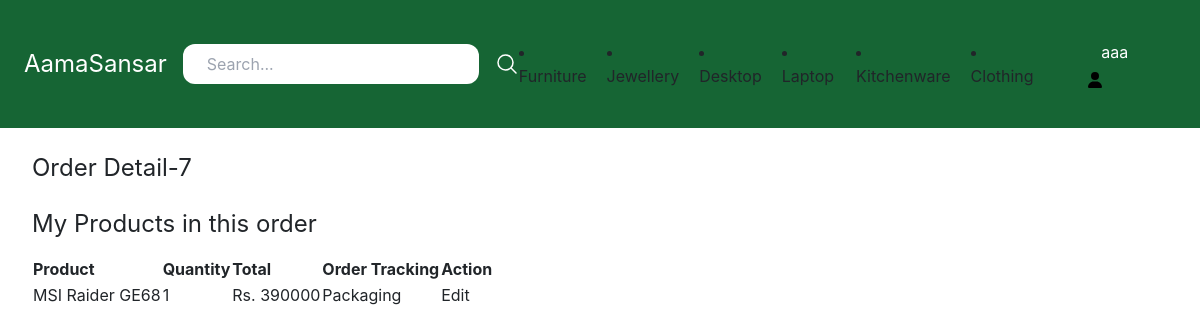
The page /vendor/31/order-detail/7/ (signed in) on the database its author committed.
### store/models.py (models this page shows, shortened)
class Category(models.Model):
    title = models.CharField(max_length=50)
    slug = models.SlugField()
    class Meta:
        verbose_name_plural = 'Categories'

class OrderItem(models.Model):
    order = models.ForeignKey(Order, related_name='items', on_delete=models.CASCADE)
    product = models.ForeignKey(Product, related_name='items', on_delete=models.CASCADE)
    price = models.IntegerField()
    quantity = models.IntegerField(default=1)
    tracking_status = models.CharField(max_length=50, choices=ORDER_TRACKING_CHOICE, default="Order Requested")
    created_by = models.ForeignKey(EcommerceUser, related_name='ordered_item', on_delete=models.CASCADE)
    created_at = models.DateTimeField(auto_now_add=True, blank=True, null=True)

class Order(models.Model):
    first_name = models.CharField(max_length=255)
    last_name = models.CharField(max_length=255)
    address = models.CharField(max_length=255)
    zipcode = models.CharField(max_length=255)
    city = models.CharField(max_length=255)
    total_cost = models.IntegerField(default=0)
    paid_amount = models.IntegerField(blank=True, null=True)
    is_paid = models.BooleanField(default=False)
    merchant_id = created_by = models.CharField(max_length=255)
    created_by = models.ForeignKey(EcommerceUser, related_name='orders', on_delete=models.SET_NULL, null=True)

class Product(models.Model):
    DRAFT = 'Draft'
    WAITING_APPROVAL = 'Waitingapproval'
    ACTIVE = 'Active'
    DELETED = 'Deleted'
    STATUS_CHOICES = (
        (DRAFT, 'Draft'),
        (WAITING_APPROVAL, 'Waiting approval'),
        (ACTIVE, 'Active'),
        (DELETED, 'Deleted')
    )
    user = models.ForeignKey(EcommerceUser, related_name='products', on_delete=models.CASCADE)
    category = models.ForeignKey(Category, related_name='products', on_delete=models.CASCADE)
    title = models.CharField(max_length=50)
    slug = models.SlugField(max_length=50)
    description = models.TextField(blank=True)
    price = models.IntegerField()
    image = models.ImageField(upload_to='uploads/product_images/', blank=True, null=True)
    thumbnail = models.ImageField(upload_to='uploads/product_images/thumbnail/', blank=True, null=True)
    status = models.CharField(max_length=50, choices=STATUS_CHOICES, default=ACTIVE)
    class Meta:
        ordering = ('-price',)

### vendor/models.py (models this page shows)
class EcommerceUser(AbstractUser):
    is_vendor = models.BooleanField(default=False)

### vendor/views.py (the view)
# urls.py: path('<int:user_pk>/order-detail/<int:order_pk>/', views.seller_order_detail, name='seller_order_detail'),
@login_required
def seller_order_detail(request, user_pk, order_pk, *args, **kwargs):
    if request.user.is_authenticated and request.user.is_vendor:
        try:
            has_vendor = VendorDetail.objects.get(vendor_id=request.user.id)
            if has_vendor:
                orderitem = OrderItem.objects.get(pk=order_pk)
                print("sdsd", orderitem)
                return render(request, 'userprofile/seller_order_detail.html', {
                    'orderitem': orderitem,
                })
        except VendorDetail.DoesNotExist:
            return render(request, 'userprofile/vendor_detail_form.html')
    else:
        return render(request, 'registration/login.html')

### store/context_processors.py (called while the page is built)
def cart(request):
    return {'cart': Cart(request)}

### store/templatetags/menu.py (called while the page is built)
@register.inclusion_tag('core/menu.html')
def menu():
    categories = Category.objects.all().order_by('?')
    return {'categories': categories}

### vendor/templates/userprofile/seller_order_detail.html (shortened to what this page needs)
{% extends 'core/base.html' %}
{% block content %}
    <h1 class="mb-6 text-2xl">Order Detail-{{ orderitem.order.id }}</h1>
    <h2 class="mb-3 text-2xl">My Products in this order</h2>
    <div class="flex flex-wrap">
        <table>
            <tr>
                <th>Product</th>
                <th>Quantity</th>
                <th>Total</th>
                <th>Order Tracking</th>
                <th>Action</th>
            </tr>
            <tr>
                <td>{{ orderitem.product.title }}</td>
                <td>{{ orderitem.quantity }}</td>
                <td>Rs. {{ orderitem.price }}</td>
                <td>{{ orderitem.tracking_status }}</td>
                <td>Edit</td>
            </tr>
        </table>
{% endblock %}

### core/templates/core/base.html (shortened to what this page needs)
{% load static %}
{% load menu %}
<!doctype html>
<html>
<head>
    <script src="https://cdn.tailwindcss.com"></script>
    <link rel="stylesheet" href="https://cdn.jsdelivr.net/npm/bootstrap@4.0.0/dist/css/bootstrap.min.css"
>
    <link rel="stylesheet"
          href="https://cdn.jsdelivr.net/npm/@fortawesome/fontawesome-free@5.15.4/css/fontawesome.min.css"
>
    <link href="{% static 'css/style.css' %}" rel="stylesheet">
</head>
<body>
<nav class="max-w-10xl mx-auto py-4 px-6 flex items-center justify-between bg-green-800">
    <div class="logo">
        <a href="/" class="text-2xl text-white">AamaSansar</a>
    </div>
    <div class="serach">
        <form method="get" action="{% url 'search' %}" class="flex items-center space-x-4">
            <input type="search" name="query" placeholder="Search..." class="py-2 px-6 rounded-xl">
            <button>
                <svg xmlns="http://www.w3.org/2000/svg" fill="none" viewBox="0 0 24 24" stroke-width="1.5"
                     stroke="currentColor" class="w-6 h-6 text-white">
                    <path stroke-linecap="round" stroke-linejoin="round"
                          d="M21 21l-5.197-5.197m0 0A7.5 7.5 0 105.196 5.196a7.5 7.5 0 0010.607 10.607z"/>
                </svg>
            </button>
        </form>
    </div>
    <div class="flex items-center space-x-5">
        {% menu %}
        {% if request.user.is_authenticated %}
            <div class="dropdown">
                <button class="dropbtn">
                        <span class="py-2 px-4  rounded-xl text-white hover:bg-teal-900">
                          {% if request.user.is_superuser %}
                              <a href="{% url 'dashboard:admin_index' %}">{{ request.user.username }}</a>
                          {% elif request.user.is_vendor %}
                              <a href="{% url 'seller' request.user.id %}">{{ request.user.username }}</a>
                          {% else %}
                              <a href="{% url 'frontpage' %}">{{ request.user.username }}</a>
                          {% endif %}</span>
                </button>
            </div>
        {% endif %}
    </div>
</nav>
<div class="max-w-6xl mx-auto py-6 px-2">
    {% block content %}
    {% endblock %}
</div>
</body>
</html>

### core/templates/core/menu.html
{% for category in categories|slice:'6' %}
    <li class="megamenu-container">
        <a href="{% url 'category_detail' category.slug %}">{{ category.title }}</a>
    </li>
{% endfor %}

### core/templates/core/base.html (style rules this page uses)
.dropbtn { color: rgb(27, 23, 23); padding: 16px; font-size: 16px; border: none; }
.dropdown { position: relative; display: inline-block; }
.icon { width: 1em; display: inline; margin-right: 40px; position: relative; top: 0.15em; }

### rows shown on the page
Category: title "Furniture"
Category: title "Jewellery"
Category: title "Desktop"
Category: title "Laptop"
Category: title "Kitchenware"
Category: title "Clothing"
EcommerceUser: user.username "aaa"
OrderItem: order.id "7", product "MSI Raider GE68", quantity "1", price "390000", tracking_status "Packaging"
